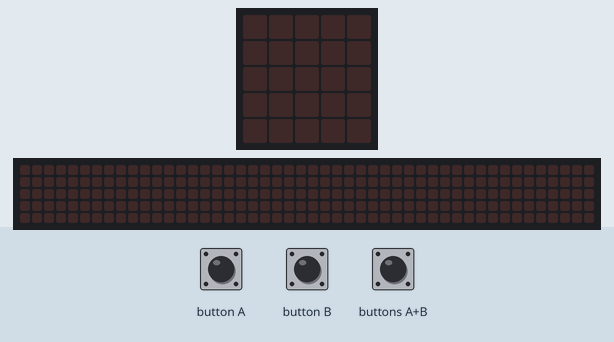
This program was run on a simulated BBC micro:bit (MakeCode). On the bench: the board's 5×5 LED display, a strip that is not on the board, showing the scrolling text unrolled. Inputs (shaded band) come from the test bench. The 48×5 strip is a reading aid, not a part: it shows the text the display is scrolling, unrolled, one strip-width of it at a time.

Above: at 1.2 s.
1.3 s: button A pressed for 0.15 s
At 2.8 s:
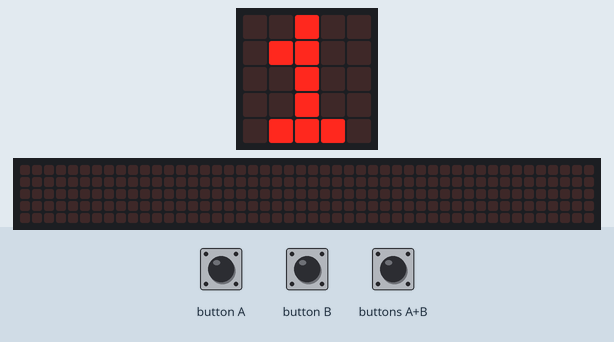
4.4 s: button B pressed for 0.15 s
7.5 s: buttons A+B pressed for 0.15 s
At 11.2 s:
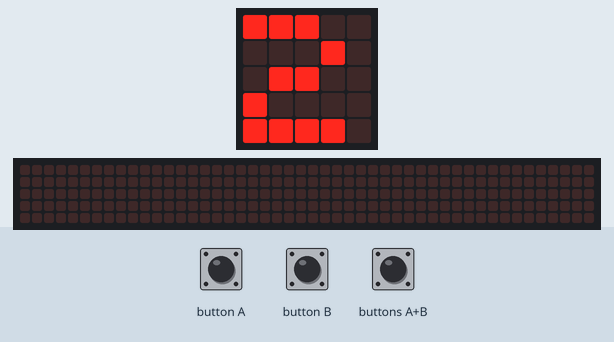
At 24.4 s:
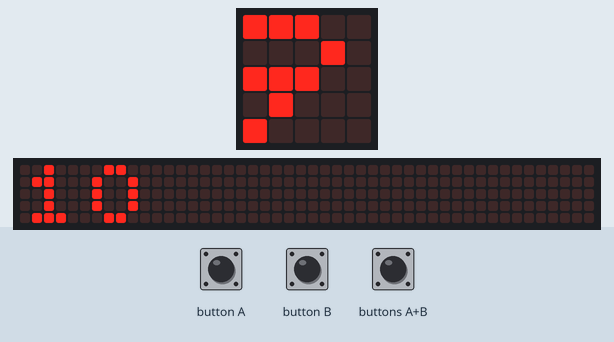
Timing chart, 0 to 25.8 s (numbered marks = the images above; inputs shaded):
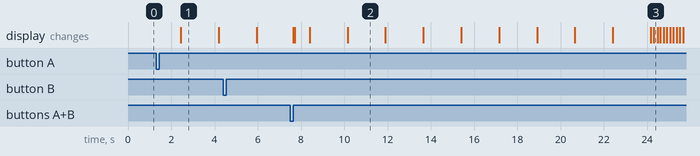

Measured:
- after the input at 1.3 s, the display: changes after 1.2 s (image 1)
- what the display in image 1 shows lasts 1.7 s, from 2.5 s to 4.2 s

The program:

Ex16.py
```python
TEMPS = 0

def on_button_pressed_a():
    global TEMPS
    while not (input.button_is_pressed(Button.B)):
        basic.pause(1000)
        TEMPS += 1
        basic.show_number(TEMPS)
input.on_button_pressed(Button.A, on_button_pressed_a)

def on_button_pressed_ab():
    global TEMPS
    TEMPS = 0
    basic.show_number(TEMPS)
input.on_button_pressed(Button.AB, on_button_pressed_ab)

def on_button_pressed_b():
    basic.show_number(TEMPS)
    basic.pause(2000)
    basic.clear_screen()
input.on_button_pressed(Button.B, on_button_pressed_b)
```
